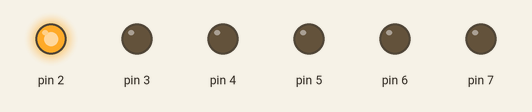
This sketch was run on a simulated Arduino Uno, built with avr-gcc and run on an emulated ATmega328P. Parts: output pins drawn as LEDs (lit = HIGH).

Above: at 0.2 s.
At 1.2 s:
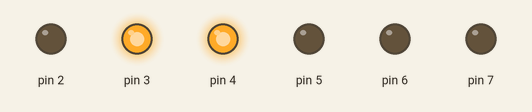
At 2.7 s:
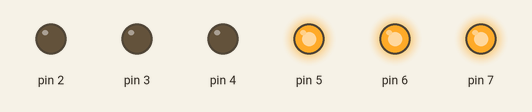
At 5.2 s:
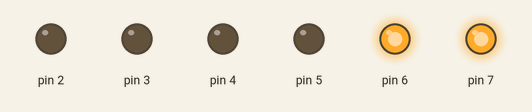
At 8.2 s:
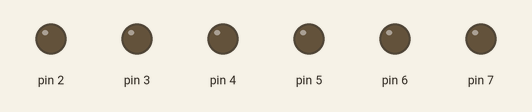
At 10.7 s:
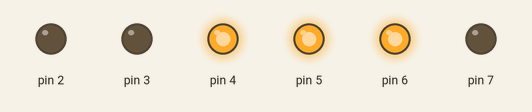
Timing chart, 0 to 11.1 s (numbered marks = the images above):
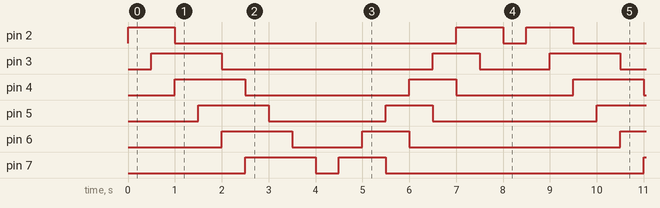

The sketch:

karasimsek.ino
```cpp
void setup() {
  pinMode(2,OUTPUT);
  pinMode(3,OUTPUT);
  pinMode(4,OUTPUT);
  pinMode(5,OUTPUT);
  pinMode(6,OUTPUT);
  pinMode(7,OUTPUT);
}

void loop() {
  digitalWrite(2, HIGH);
  delay(500);
  digitalWrite(3, HIGH);
  delay(500);
  digitalWrite(4, HIGH);
  digitalWrite(2, LOW);
  delay(500);
  digitalWrite(5, HIGH);
  delay(500);
  digitalWrite(3, LOW);
  digitalWrite(6, HIGH);
  delay(500);
  digitalWrite(4, LOW);
  digitalWrite(7, HIGH);
  delay(500);
  digitalWrite(5, LOW);
  delay(500);
  digitalWrite(6, LOW);
  delay(500);
  digitalWrite(7, LOW);
  delay(500);
  digitalWrite(7, HIGH);
  delay(500);
  digitalWrite(6, HIGH);
  delay(500);
  digitalWrite(7, LOW);
  digitalWrite(5, HIGH);
  delay(500);
  digitalWrite(6, LOW);
  digitalWrite(4, HIGH);
  delay(500);
  digitalWrite(5, LOW);
  digitalWrite(3, HIGH);
  delay(500);
  digitalWrite(4, LOW);
  digitalWrite(2, HIGH);
  delay(500);
  digitalWrite(3, LOW);
  delay(500);
  digitalWrite(2, LOW);
  delay(500);

}
```

Measured:
- by itself, pin 2: repeats every 8.5 s: LOW 6.0 s, HIGH 1.0 s, LOW 0.50 s, HIGH 1.0 s
- by itself, pin 3: repeats every 8.5 s: LOW 4.5 s, HIGH 1.0 s, LOW 1.5 s, HIGH 1.5 s
- by itself, pin 4: repeats every 8.5 s: LOW 3.5 s, HIGH 1.0 s, LOW 2.5 s, HIGH 1.5 s
- by itself, pin 5: repeats every 8.5 s: LOW 2.5 s, HIGH 1.0 s, LOW 3.5 s, HIGH 1.5 s
- by itself, pin 6: repeats every 8.5 s: LOW 1.5 s, HIGH 1.0 s, LOW 4.5 s, HIGH 1.5 s
- by itself, pin 7: repeats every 8.5 s: LOW 0.50 s, HIGH 1.0 s, LOW 5.5 s, HIGH 1.5 s
